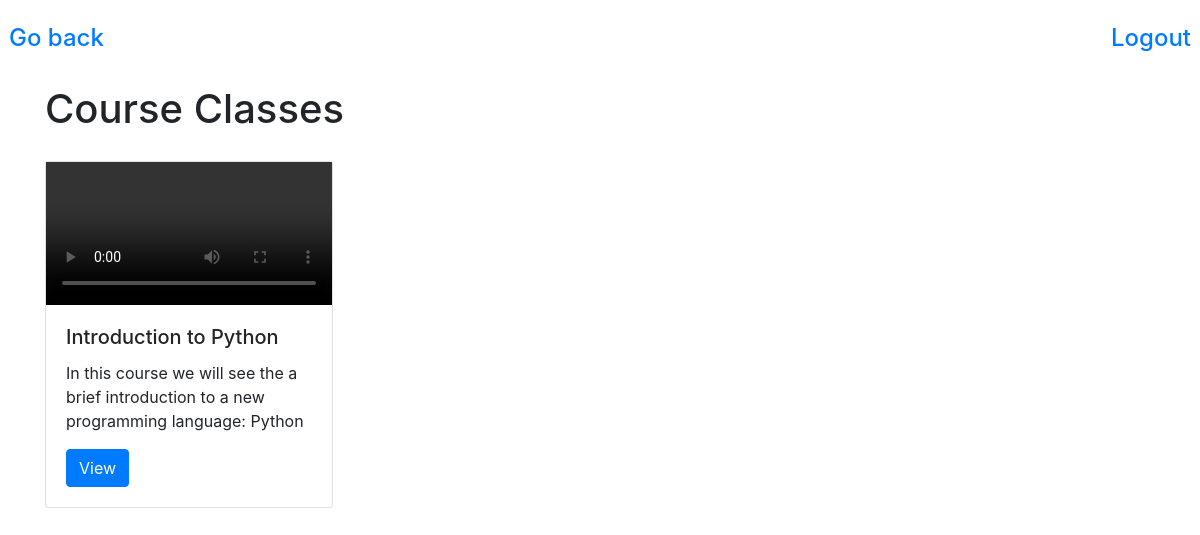
/course_detail/2 (signed in), run on an earlier commit of the app's database.
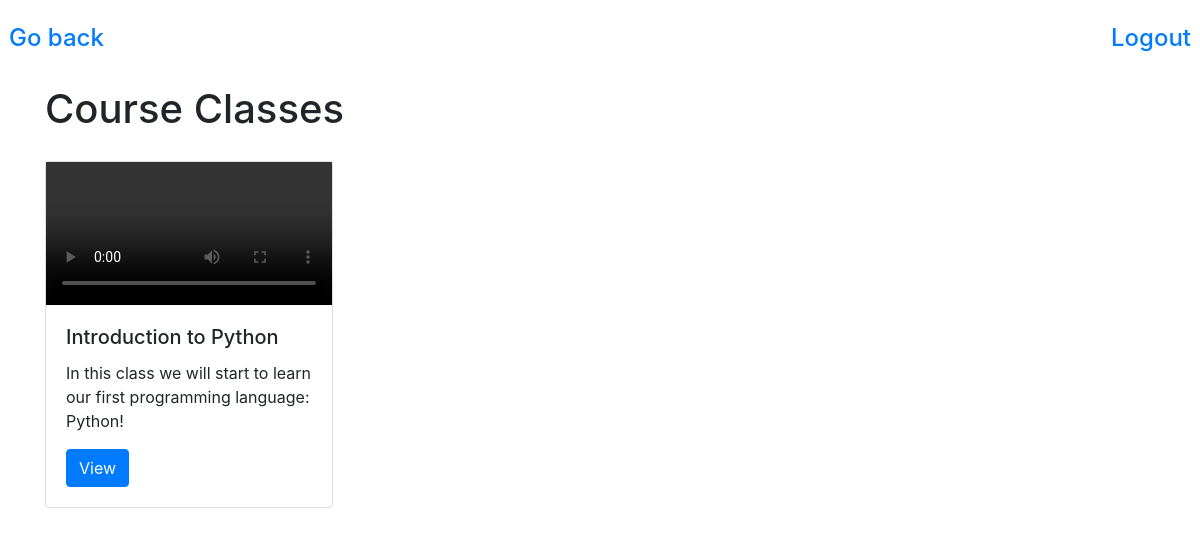
And on a later commit of the database.
### courses/models.py (models this page shows, shortened)
class Classes(models.Model):
    name = models.CharField(max_length=100)
    description = models.TextField()
    classes = models.FileField(upload_to="classes")
    course = models.ForeignKey(Courses, on_delete=models.DO_NOTHING)

### courses/views.py (the view)
# urls.py: path("course_detail/<int:id>", views.course_detail, name="course_detail"),
@login_required(login_url='login')
def course_detail(request, id):
    id_course = Courses.objects.get(id=id)
    classes = Classes.objects.filter(course=id_course)
    return render(request, "courses/course_detail.html", {"classes": classes})

### courses/templates/courses/course_detail.html (shortened to what this page needs)
<!DOCTYPE html>
<html lang="en">
  <head>
    <link
      rel="stylesheet"
      href="https://cdn.jsdelivr.net/npm/bootstrap@4.6.0/dist/css/bootstrap.min.css"
    />
    <div class="row gy-4 pt-4">
      <h4 class="col-lg-6 text-left pl-4">
        <a href="{% url 'courses' %}">Go back</a>
      </h4>
      <h4 class="col-lg-6 text-right pr-4">
        <a href="{% url 'logout' %}">Logout</a>
      </h4>
    </div>
  </head>
  <body>
    <div class="container">
      <br />
      <h1>Course Classes</h1>
      <div class="row">
        {% for i in classes %}
        <div style="margin-top: 20px" class="col-md">
          <div class="card" style="width: 18rem">
            <video controls>
              <source src="{{i.classes.url}}" type="video/mp4" />
            </video>
            <div class="card-body">
              <h5 class="card-title">{{i.name}}</h5>
              <p class="card-text">{{i.description}}</p>
              <a href="{% url 'class' i.id %}" class="btn btn-primary">View</a>
            </div>
          </div>
        </div>
        {% endfor %}
      </div>
    </div>
  </body>
</html>

What changed in the data, as far as the page shows it:
changed Classes "Introduction to Python": description "In this course we will see the a brief introduction to a new programming language: Python" → "In this class we will start to learn our first programming language: Python!"
